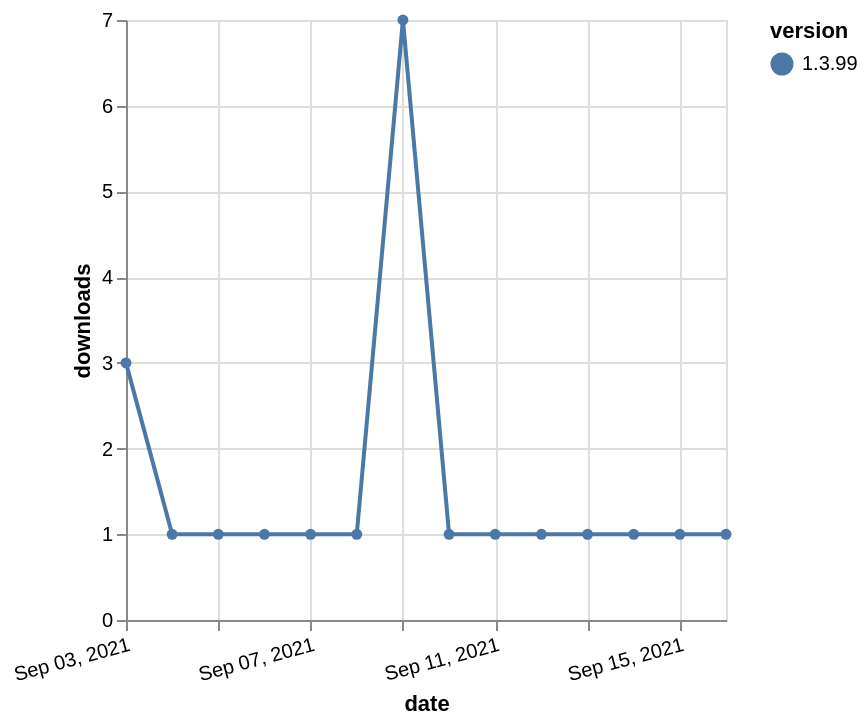

Specify this chart in Vega-Lite:
### Vega-Lite specification from a JSON file in a GitHub repository (floating-point values rounded to 4 significant figures)
{"$schema": "https://vega.github.io/schema/vega-lite/v5.json", "description": "A simple bar chart with embedded data.", "data": {"values": [{"date": "2021-09-03", "total": 502, "delta": 3, "version": "1.3.99"}, {"date": "2021-09-04", "total": 503, "delta": 1, "version": "1.3.99"}, {"date": "2021-09-05", "total": 504, "delta": 1, "version": "1.3.99"}, {"date": "2021-09-06", "total": 505, "delta": 1, "version": "1.3.99"}, {"date": "2021-09-07", "total": 506, "delta": 1, "version": "1.3.99"}, {"date": "2021-09-08", "total": 507, "delta": 1, "version": "1.3.99"}, {"date": "2021-09-09", "total": 514, "delta": 7, "version": "1.3.99"}, {"date": "2021-09-10", "total": 515, "delta": 1, "version": "1.3.99"}, {"date": "2021-09-11", "total": 516, "delta": 1, "version": "1.3.99"}, {"date": "2021-09-12", "total": 517, "delta": 1, "version": "1.3.99"}, {"date": "2021-09-13", "total": 518, "delta": 1, "version": "1.3.99"}, {"date": "2021-09-14", "total": 519, "delta": 1, "version": "1.3.99"}, {"date": "2021-09-15", "total": 520, "delta": 1, "version": "1.3.99"}, {"date": "2021-09-16", "total": 521, "delta": 1, "version": "1.3.99"}]}, "width": "container", "mark": {"type": "line", "point": {"filled": true}}, "encoding": {"x": {"field": "date", "type": "temporal", "timeUnit": "yearmonthdate", "title": "date", "axis": {"labelAngle": -15}}, "y": {"field": "delta", "type": "quantitative", "title": "downloads"}, "color": {"field": "version", "type": "nominal"}, "tooltip": {"field": "delta"}}}
